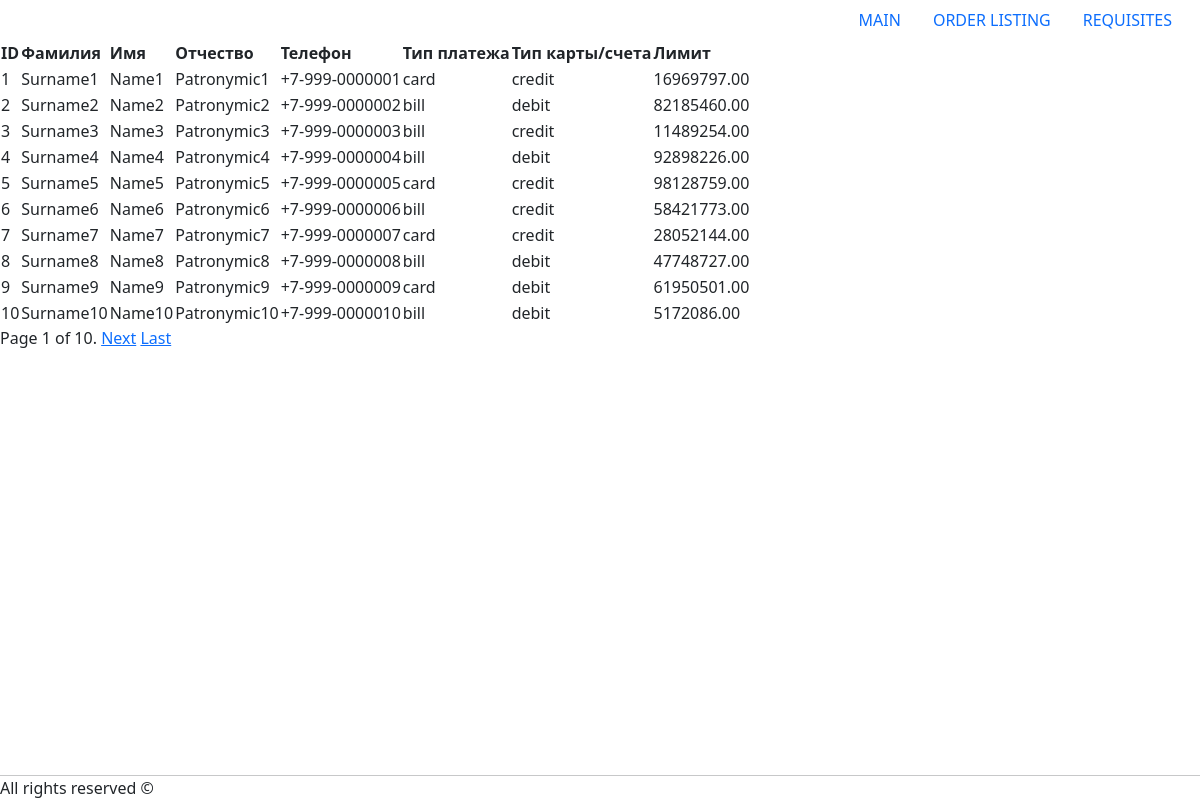
Page /requisites/ on the committed database.
### db_request_app/models.py (models this page shows, shortened)
class Requisite(models.Model):
    name = models.CharField(max_length=50)
    surname = models.CharField(max_length=50)
    patronymic = models.CharField(max_length=50)
    phone = models.CharField(max_length=50)
    payment_type = models.CharField(max_length=50)
    account_type = models.CharField(max_length=50)
    limit = models.DecimalField(max_digits=10, decimal_places=2)

### db_request_app/views.py (the view)
# urls.py: path('requisites/', requisites, name='requisites'),
def requisites(request):
    requisites_list = Requisite.objects.all()
    paginator = Paginator(requisites_list, 10)
    page_number = request.GET.get('page')
    page_obj = paginator.get_page(page_number)
    return render(request, 'requisites.html', {'page_obj': page_obj})

### db_request_app/templates/requisites.html (shortened to what this page needs)
{% extends 'base.html' %}
{% block content %}
<body>
<table>
    <tr>
        <th>ID</th>
        <th>Фамилия</th>
        <th>Имя</th>
        <th>Отчество</th>
        <th>Телефон</th>
        <th>Тип платежа</th>
        <th>Тип карты/счета</th>
        <th>Лимит</th>
    </tr>
    {% for requisite in page_obj %}
    <tr>
        <td>{{ requisite.id }}</td>
        <td>{{ requisite.surname }}</td>
        <td>{{ requisite.name }}</td>
        <td>{{ requisite.patronymic }}</td>
        <td>{{ requisite.phone }}</td>
        <td>{{ requisite.payment_type }}</td>
        <td>{{ requisite.account_type }}</td>
        <td>{{ requisite.limit }}</td>
    </tr>
    {% endfor %}
</table>
<div class="pagination">
    <span class="step-links">
        <span class="current">
            Page {{ page_obj.number }} of {{ page_obj.paginator.num_pages }}.
        </span>
        {% if page_obj.has_next %}
            <a href="?page={{ page_obj.next_page_number }}">Next</a>
            <a href="?page={{ page_obj.paginator.num_pages }}">Last</a>
        {% endif %}
    </span>
</div>
{% endblock %}

### rows in the picture
Requisite: id "1", surname "Surname1", name "Name1", patronymic "Patronymic1", phone "+7-999-0000001", payment_type "card", account_type "credit", limit "16969797.00"
Requisite: id "2", surname "Surname2", name "Name2", patronymic "Patronymic2", phone "+7-999-0000002", payment_type "bill", account_type "debit", limit "82185460.00"
Requisite: id "3", surname "Surname3", name "Name3", patronymic "Patronymic3", phone "+7-999-0000003", payment_type "bill", account_type "credit", limit "11489254.00"
Requisite: id "4", surname "Surname4", name "Name4", patronymic "Patronymic4", phone "+7-999-0000004", payment_type "bill", account_type "debit", limit "92898226.00"
Requisite: id "5", surname "Surname5", name "Name5", patronymic "Patronymic5", phone "+7-999-0000005", payment_type "card", account_type "credit", limit "98128759.00"
Requisite: id "6", surname "Surname6", name "Name6", patronymic "Patronymic6", phone "+7-999-0000006", payment_type "bill", account_type "credit", limit "58421773.00"
Requisite: id "7", surname "Surname7", name "Name7", patronymic "Patronymic7", phone "+7-999-0000007", payment_type "card", account_type "credit", limit "28052144.00"
Requisite: id "8", surname "Surname8", name "Name8", patronymic "Patronymic8", phone "+7-999-0000008", payment_type "bill", account_type "debit", limit "47748727.00"
Requisite: id "9", surname "Surname9", name "Name9", patronymic "Patronymic9", phone "+7-999-0000009", payment_type "card", account_type "debit", limit "61950501.00"
Requisite: id "10", surname "Surname10", name "Name10", patronymic "Patronymic10", phone "+7-999-0000010", payment_type "bill", account_type "debit", limit "5172086.00"

### other values in the picture
{{ page_obj.number }} "1"
{{ page_obj.paginator.num_pages }} "10"
